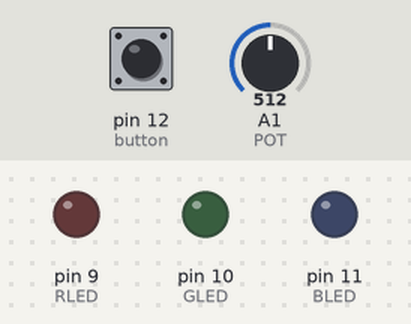
This sketch was run on a simulated Arduino Uno, built with avr-gcc and run on an emulated ATmega328P. On the bench: output pins drawn as LEDs (lit = HIGH). The test bench sets the inputs (shaded band); at power-on: pin 12 (button) LOW, A1 (POT) = 512. What the sketch prints to the serial monitor is not drawn.

Above: at 1.2 s.
1.3 s: pin 12 (button) pulled HIGH for 0.15 s
At 2.1 s:
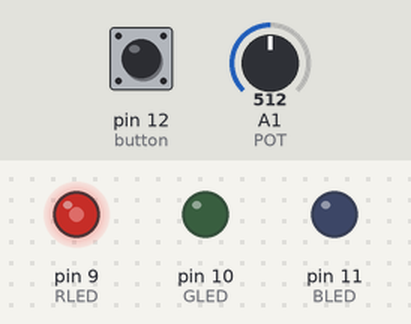
2.9 s: A1 (POT) set to 716
At 4.1 s:
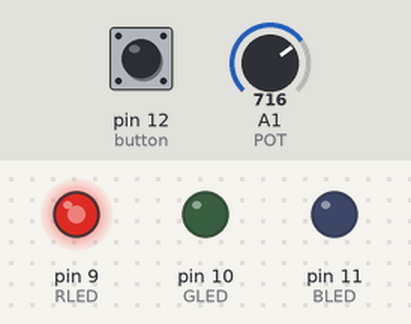
4.4 s: A1 (POT) set to 900
At 5.4 s:
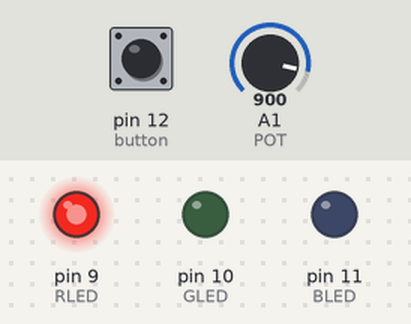
5.9 s: pin 12 (button) pulled HIGH for 1 s
At 6.7 s:
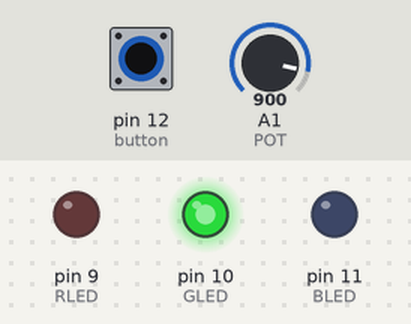
8.4 s: pin 12 (button) pulled HIGH for 0.15 s
At 9.6 s:
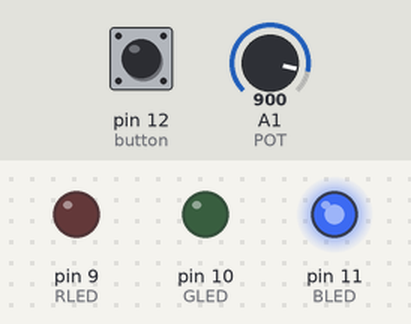
10.0 s: A1 (POT) set to 511
At 10.9 s:
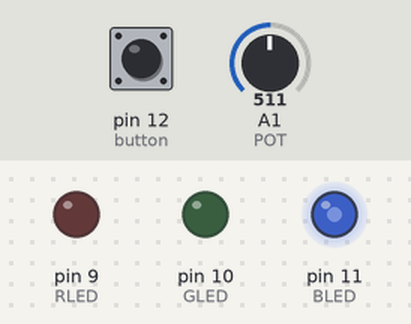
Timing chart, 0 to 12.5 s (numbered marks = the images above; inputs shaded):
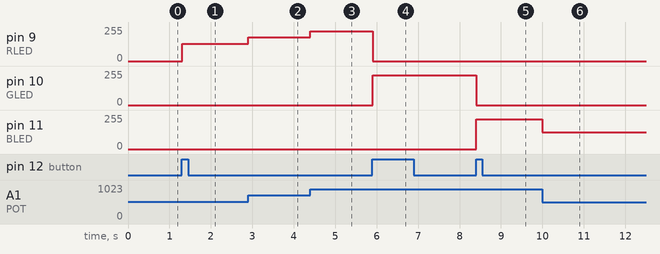

Measured:
- after the input at 1.3 s, pin 9 (RLED): 0/255 → 128/255 at once
- after the input at 2.9 s, pin 9 (RLED): 128/255 → 179/255 at once
- after the input at 4.4 s, pin 9 (RLED): 179/255 → 225/255 at once
- after the input at 5.9 s, pin 9 (RLED): 225/255 → 0/255 at once; pin 10 (GLED): 0/255 → 225/255 at once
- after the input at 8.4 s, pin 10 (GLED): 225/255 → 0/255 at once; pin 11 (BLED): 0/255 → 225/255 at once
- after the input at 10.0 s, pin 11 (BLED): 225/255 → 127/255 at once

The sketch:

rgb_pot.ino
```cpp
const int RLED = 9;
const int GLED = 10;
const int BLED = 11;
const int button = 12;
const int POT = 1;

boolean lastButton = LOW;
boolean currentButton = HIGH;

int ledMode = 0;

void setup(){
  pinMode(RLED, OUTPUT);
  pinMode(GLED, OUTPUT);
  pinMode(BLED, OUTPUT);
  pinMode(button, INPUT);
  Serial.begin(9600);
}

boolean debounce(boolean last){
  boolean current = digitalRead(button);
  if (last != current){
    delay(5);
    current = digitalRead(button);
  }
  return current;
}

void setMode(int mode)
{
  int val = analogRead(POT)/4;
  //RED
  if (mode == 1)
  {
    analogWrite(RLED, val);
    analogWrite(GLED, 0);
    analogWrite(BLED, 0);
  }
  //GREEN
  else if (mode == 2)
  {
    analogWrite(RLED, 0);
    analogWrite(GLED, val);
    analogWrite(BLED, 0);
  }
  //BLUE
  else if (mode == 3)
  {
    analogWrite(RLED, 0);
    analogWrite(GLED, 0);
    analogWrite(BLED, val);
  }
  //PURPLE (RED+BLUE)
  else if (mode == 4)
  {
    analogWrite(RLED, 127);
    analogWrite(GLED, 0);
    analogWrite(BLED, 127);
  }
  //TEAL (BLUE+GREEN)
  else if (mode == 5)
  {
    analogWrite(RLED, 0);
    analogWrite(GLED, 127);
    analogWrite(BLED, 127);
  }
  //ORANGE (GREEN+RED)
  else if (mode == 6)
  {
    analogWrite(RLED, 127);
    analogWrite(GLED, 127);
    analogWrite(BLED, 0);
  }
  //WHITE (GREEN+RED+BLUE)
  else if (mode == 7)
  {
    analogWrite(RLED, 85);
    analogWrite(GLED, 85);
    analogWrite(BLED, 85);
  }
  //OFF (mode = 0)
  else
  {
    analogWrite(RLED, 0);
    analogWrite(GLED, 0);
    analogWrite(BLED, 0);
  }
}

void loop()
{
  currentButton = debounce(lastButton);           //read debounced state
  if (lastButton == LOW && currentButton == HIGH) //if it was pressed...
  {
    ledMode++;                                    //increment the LED value
  }
  lastButton = currentButton;                     //reset button value
  Serial.println(lastButton);
  //if you’ve cycled through the different options, reset the counter to 0
  if (ledMode == 8) ledMode = 0;
  setMode(ledMode);                              //change the LED state
}
```
